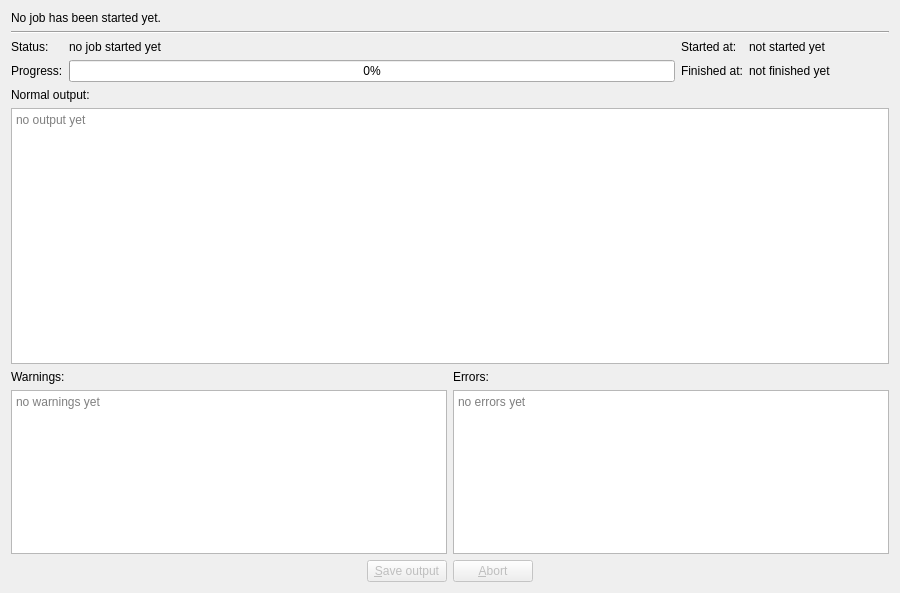
<?xml version="1.0" encoding="UTF-8"?>
<ui version="4.0">
 <class>WatchJobWidget</class>
 <widget class="QWidget" name="WatchJobWidget">
  <property name="geometry">
   <rect>
    <x>0</x>
    <y>0</y>
    <width>900</width>
    <height>593</height>
   </rect>
  </property>
  <property name="windowTitle">
   <string>Form</string>
  </property>
  <layout class="QVBoxLayout" name="verticalLayout_5">
   <item>
    <widget class="QLabel" name="description">
     <property name="text">
      <string>No job has been started yet.</string>
     </property>
    </widget>
   </item>
   <item>
    <widget class="Line" name="line">
     <property name="orientation">
      <enum>Qt::Horizontal</enum>
     </property>
    </widget>
   </item>
   <item>
    <layout class="QGridLayout" name="gridLayout">
     <item row="0" column="0">
      <widget class="QLabel" name="statusLabel">
       <property name="text">
        <string>Status:</string>
       </property>
      </widget>
     </item>
     <item row="0" column="1">
      <widget class="QLabel" name="status">
       <property name="text">
        <string>no job started yet</string>
       </property>
      </widget>
     </item>
     <item row="0" column="2">
      <widget class="QLabel" name="startedAtLabel">
       <property name="text">
        <string>Started at:</string>
       </property>
      </widget>
     </item>
     <item row="0" column="3">
      <widget class="QLabel" name="startedAt">
       <property name="minimumSize">
        <size>
         <width>140</width>
         <height>0</height>
        </size>
       </property>
       <property name="text">
        <string>not started yet</string>
       </property>
      </widget>
     </item>
     <item row="1" column="0">
      <widget class="QLabel" name="progressLabel">
       <property name="text">
        <string>Progress:</string>
       </property>
      </widget>
     </item>
     <item row="1" column="1">
      <widget class="QProgressBar" name="progressBar">
       <property name="value">
        <number>0</number>
       </property>
      </widget>
     </item>
     <item row="1" column="2">
      <widget class="QLabel" name="finishedAtLabel">
       <property name="text">
        <string>Finished at:</string>
       </property>
      </widget>
     </item>
     <item row="1" column="3">
      <widget class="QLabel" name="finishedAt">
       <property name="minimumSize">
        <size>
         <width>140</width>
         <height>0</height>
        </size>
       </property>
       <property name="text">
        <string>not finished yet</string>
       </property>
      </widget>
     </item>
    </layout>
   </item>
   <item>
    <layout class="QVBoxLayout" name="verticalLayout_4" stretch="3,2">
     <item>
      <layout class="QVBoxLayout" name="verticalLayout_3">
       <item>
        <widget class="QLabel" name="outputLabel">
         <property name="text">
          <string>Normal output:</string>
         </property>
         <property name="buddy">
          <cstring>output</cstring>
         </property>
        </widget>
       </item>
       <item>
        <widget class="QPlainTextEdit" name="output">
         <property name="sizePolicy">
          <sizepolicy hsizetype="Expanding" vsizetype="Expanding">
           <horstretch>0</horstretch>
           <verstretch>0</verstretch>
          </sizepolicy>
         </property>
         <property name="undoRedoEnabled">
          <bool>false</bool>
         </property>
         <property name="readOnly">
          <bool>true</bool>
         </property>
         <property name="placeholderText">
          <string>no output yet</string>
         </property>
        </widget>
       </item>
      </layout>
     </item>
     <item>
      <layout class="QHBoxLayout" name="horizontalLayout_2">
       <item>
        <layout class="QVBoxLayout" name="verticalLayout">
         <item>
          <widget class="QLabel" name="warningsLabel">
           <property name="text">
            <string>Warnings:</string>
           </property>
           <property name="buddy">
            <cstring>warnings</cstring>
           </property>
          </widget>
         </item>
         <item>
          <widget class="QPlainTextEdit" name="warnings">
           <property name="sizePolicy">
            <sizepolicy hsizetype="Expanding" vsizetype="Expanding">
             <horstretch>0</horstretch>
             <verstretch>0</verstretch>
            </sizepolicy>
           </property>
           <property name="undoRedoEnabled">
            <bool>false</bool>
           </property>
           <property name="readOnly">
            <bool>true</bool>
           </property>
           <property name="placeholderText">
            <string>no warnings yet</string>
           </property>
          </widget>
         </item>
        </layout>
       </item>
       <item>
        <layout class="QVBoxLayout" name="verticalLayout_2">
         <item>
          <widget class="QLabel" name="errorsLabel">
           <property name="text">
            <string>Errors:</string>
           </property>
           <property name="buddy">
            <cstring>errors</cstring>
           </property>
          </widget>
         </item>
         <item>
          <widget class="QPlainTextEdit" name="errors">
           <property name="sizePolicy">
            <sizepolicy hsizetype="Expanding" vsizetype="Expanding">
             <horstretch>0</horstretch>
             <verstretch>0</verstretch>
            </sizepolicy>
           </property>
           <property name="undoRedoEnabled">
            <bool>false</bool>
           </property>
           <property name="readOnly">
            <bool>true</bool>
           </property>
           <property name="placeholderText">
            <string>no errors yet</string>
           </property>
          </widget>
         </item>
        </layout>
       </item>
      </layout>
     </item>
    </layout>
   </item>
   <item>
    <layout class="QHBoxLayout" name="horizontalLayout">
     <item>
      <spacer name="horizontalSpacer">
       <property name="orientation">
        <enum>Qt::Horizontal</enum>
       </property>
       <property name="sizeHint" stdset="0">
        <size>
         <width>40</width>
         <height>20</height>
        </size>
       </property>
      </spacer>
     </item>
     <item>
      <widget class="QPushButton" name="saveOutputButton">
       <property name="enabled">
        <bool>false</bool>
       </property>
       <property name="text">
        <string>&amp;Save output</string>
       </property>
      </widget>
     </item>
     <item>
      <widget class="QPushButton" name="abortButton">
       <property name="enabled">
        <bool>false</bool>
       </property>
       <property name="text">
        <string>&amp;Abort</string>
       </property>
      </widget>
     </item>
     <item>
      <spacer name="horizontalSpacer_2">
       <property name="orientation">
        <enum>Qt::Horizontal</enum>
       </property>
       <property name="sizeHint" stdset="0">
        <size>
         <width>40</width>
         <height>20</height>
        </size>
       </property>
      </spacer>
     </item>
    </layout>
   </item>
  </layout>
 </widget>
 <resources/>
 <connections>
  <connection>
   <sender>saveOutputButton</sender>
   <signal>clicked()</signal>
   <receiver>WatchJobWidget</receiver>
   <slot>onSaveOutput()</slot>
   <hints>
    <hint type="sourcelabel">
     <x>394</x>
     <y>572</y>
    </hint>
    <hint type="destinationlabel">
     <x>241</x>
     <y>558</y>
    </hint>
   </hints>
  </connection>
  <connection>
   <sender>abortButton</sender>
   <signal>clicked()</signal>
   <receiver>WatchJobWidget</receiver>
   <slot>onAbort()</slot>
   <hints>
    <hint type="sourcelabel">
     <x>484</x>
     <y>570</y>
    </hint>
    <hint type="destinationlabel">
     <x>548</x>
     <y>554</y>
    </hint>
   </hints>
  </connection>
 </connections>
 <slots>
  <slot>onSaveOutput()</slot>
  <slot>onAbort()</slot>
 </slots>
</ui>
